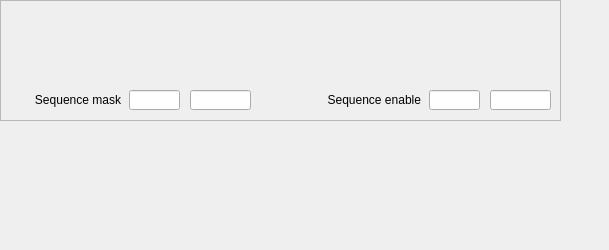
<?xml version="1.0" encoding="UTF-8"?>
<ui version="4.0">
 <class>Form</class>
 <widget class="QWidget" name="Form">
  <property name="geometry">
   <rect>
    <x>0</x>
    <y>0</y>
    <width>609</width>
    <height>250</height>
   </rect>
  </property>
  <property name="windowTitle">
   <string>Form</string>
  </property>
  <widget class="QFrame" name="frame">
   <property name="geometry">
    <rect>
     <x>0</x>
     <y>0</y>
     <width>561</width>
     <height>121</height>
    </rect>
   </property>
   <property name="frameShape">
    <enum>QFrame::StyledPanel</enum>
   </property>
   <property name="frameShadow">
    <enum>QFrame::Raised</enum>
   </property>
   <widget class="caInclude" name="cainclude_4">
    <property name="geometry">
     <rect>
      <x>0</x>
      <y>0</y>
      <width>565</width>
      <height>85</height>
     </rect>
    </property>
    <property name="macro">
     <string notr="true">ID=$(ID), EVG=$(EVG)</string>
    </property>
    <property name="filename" stdset="0">
     <string notr="true">G_EVG_input.ui</string>
    </property>
   </widget>
   <widget class="caTextEntry" name="catextentry_2">
    <property name="geometry">
     <rect>
      <x>129</x>
      <y>90</y>
      <width>51</width>
      <height>20</height>
     </rect>
    </property>
    <property name="channel" stdset="0">
     <string notr="true">$(EVG):$(ID)-SeqMask-SP</string>
    </property>
    <property name="background">
     <color>
      <red>212</red>
      <green>219</green>
      <blue>157</blue>
     </color>
    </property>
    <property name="colorMode">
     <enum>caLineEdit::Static</enum>
    </property>
    <property name="formatType">
     <enum>caLineEdit::hexadecimal</enum>
    </property>
   </widget>
   <widget class="caLineEdit" name="calineedit_9">
    <property name="geometry">
     <rect>
      <x>190</x>
      <y>90</y>
      <width>61</width>
      <height>20</height>
     </rect>
    </property>
    <property name="alignment">
     <set>Qt::AlignCenter</set>
    </property>
    <property name="channel" stdset="0">
     <string notr="true">$(EVG):$(ID)-SeqMask-RB</string>
    </property>
    <property name="colorMode">
     <enum>caLineEdit::Alarm_Default</enum>
    </property>
    <property name="formatType">
     <enum>caLineEdit::hexadecimal</enum>
    </property>
   </widget>
   <widget class="QLabel" name="label_2">
    <property name="geometry">
     <rect>
      <x>10</x>
      <y>90</y>
      <width>111</width>
      <height>20</height>
     </rect>
    </property>
    <property name="text">
     <string>Sequence mask</string>
    </property>
    <property name="alignment">
     <set>Qt::AlignRight|Qt::AlignTrailing|Qt::AlignVCenter</set>
    </property>
   </widget>
   <widget class="QLabel" name="label_3">
    <property name="geometry">
     <rect>
      <x>300</x>
      <y>90</y>
      <width>121</width>
      <height>20</height>
     </rect>
    </property>
    <property name="text">
     <string>Sequence enable</string>
    </property>
    <property name="alignment">
     <set>Qt::AlignRight|Qt::AlignTrailing|Qt::AlignVCenter</set>
    </property>
   </widget>
   <widget class="caTextEntry" name="catextentry_3">
    <property name="geometry">
     <rect>
      <x>429</x>
      <y>90</y>
      <width>51</width>
      <height>20</height>
     </rect>
    </property>
    <property name="channel" stdset="0">
     <string notr="true">$(EVG):$(ID)-SeqEnable-SP</string>
    </property>
    <property name="background">
     <color>
      <red>212</red>
      <green>219</green>
      <blue>157</blue>
     </color>
    </property>
    <property name="colorMode">
     <enum>caLineEdit::Static</enum>
    </property>
    <property name="formatType">
     <enum>caLineEdit::hexadecimal</enum>
    </property>
   </widget>
   <widget class="caLineEdit" name="calineedit_10">
    <property name="geometry">
     <rect>
      <x>490</x>
      <y>90</y>
      <width>61</width>
      <height>20</height>
     </rect>
    </property>
    <property name="alignment">
     <set>Qt::AlignCenter</set>
    </property>
    <property name="channel" stdset="0">
     <string notr="true">$(EVG):$(ID)-SeqEnable-RB</string>
    </property>
    <property name="colorMode">
     <enum>caLineEdit::Alarm_Default</enum>
    </property>
    <property name="formatType">
     <enum>caLineEdit::hexadecimal</enum>
    </property>
   </widget>
  </widget>
 </widget>
 <customwidgets>
  <customwidget>
   <class>caTextEntry</class>
   <extends>caLineEdit</extends>
   <header>caTextEntry</header>
  </customwidget>
  <customwidget>
   <class>caInclude</class>
   <extends>QWidget</extends>
   <header>caInclude</header>
  </customwidget>
  <customwidget>
   <class>caLineEdit</class>
   <extends>QLineEdit</extends>
   <header>caLineEdit</header>
  </customwidget>
 </customwidgets>
 <resources/>
 <connections/>
</ui>
